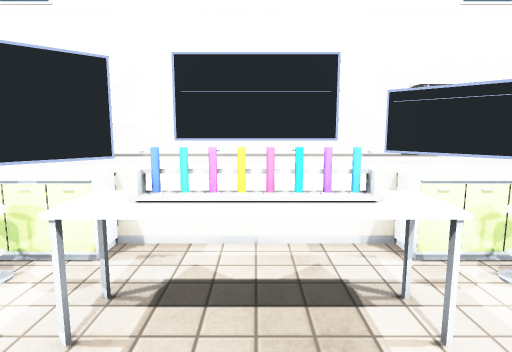
[1] (above)

12 first-person views from a walk through a scene from a Unity 3-D project. The camera is 1.4 m above the floor, tilts 8° down and sees 75° across. Doors are open. The floor is counted in squares, 0.5 m on a side. Each view is taken from the middle of a square. On the plan, view 1 faces up. The plan holds only what a view shows up to about 20 squares ahead; the rest is blank. The player is left out. Surface patterns are stand-ins for the level's own textures.

[2]
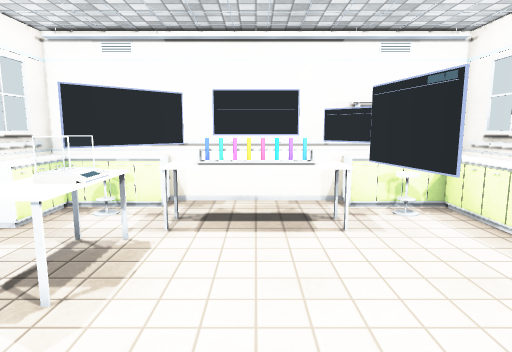

[3]
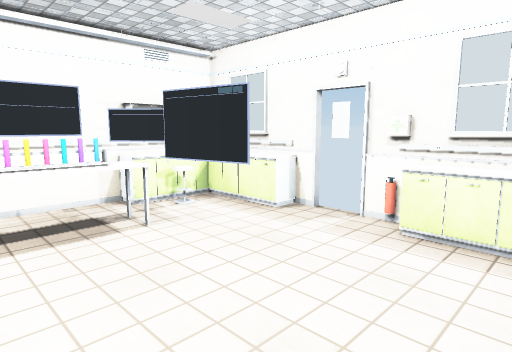

[4]
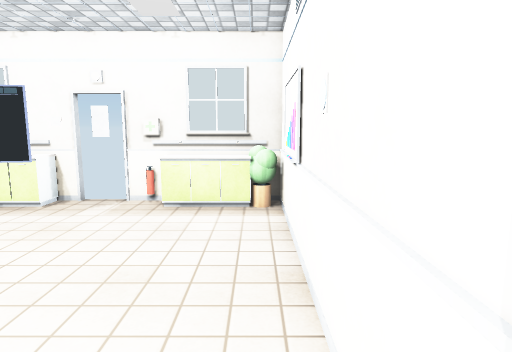

[5]
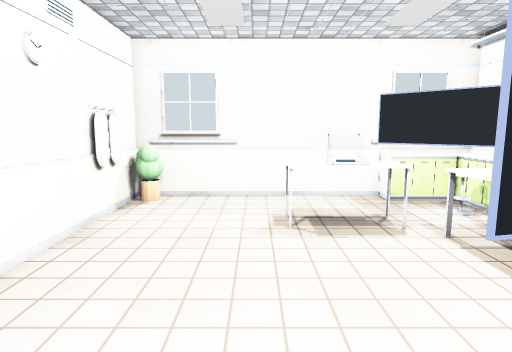

[6]
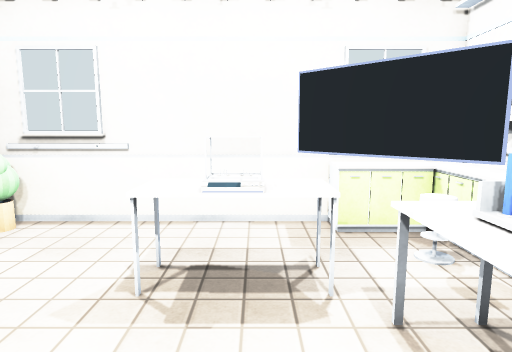

[7]
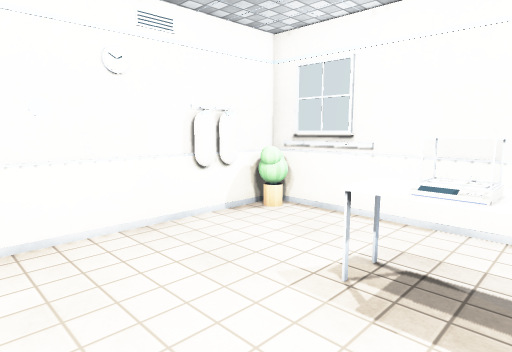

[8]
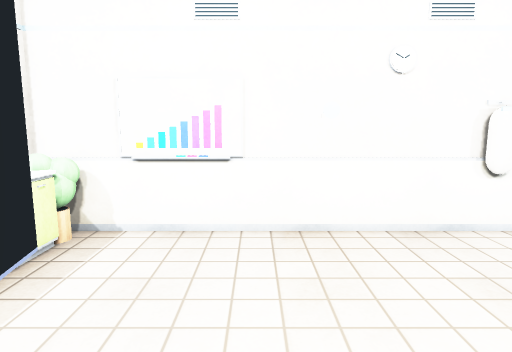

[9]
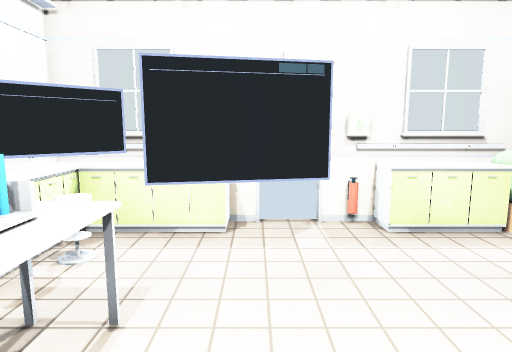

[10]
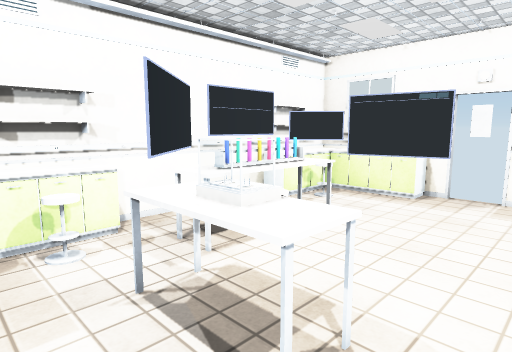

[11]
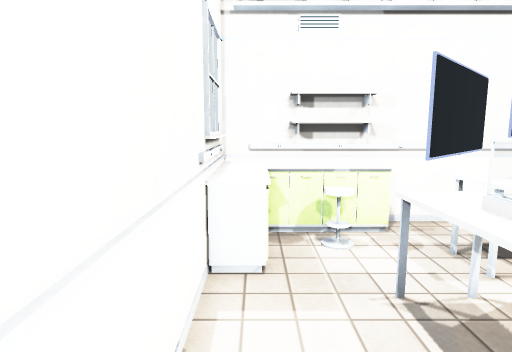

[12]
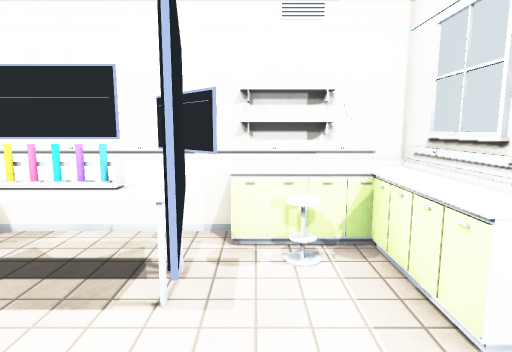

### Floor plan
Points are (right, up) in squares from view 1. A wall is a line through its corners. A room is listed if a view was taken in it or the views show most of it. See-through windows are left out.
Room 1 (views 1, 2, 3, 4, 5, 6, 7, 8, 9, 10, 11, 12)
walls: (8, 0.6) (8, 1.4); (8, 1.9) (8, 8) (-8, 8) (-8, -6) (8, -6) (8, 0.1); (7.8, 4) (7.8, 6.8); (-7.8, -2.4) (-7.8, -5); (7.8, -4.8) (7.8, -2.2); (-7.8, 6.9) (-7.8, 4.5)
ways out: open door at (8, 1)
objects: other object (-7, -5); other object (-7, 4) to (-7, 7); other object (-6, 7) to (-3, 7); other object (-5, 0) to (-3, 3); other object (-5, 6); other object (-4, 4); other object (-3, 4) to (-2, 5); other object (-2, 4) to (2, 5); other object (-1, 5) to (1, 5); other object (-1, 6) to (1, 6); other object (2, 4) to (3, 5); other object (3, 1) to (3, 3); other object (3, 7) to (6, 7); other object (5, 6); other object (7, -5); other object (7, -4) to (7, -2); other object (7, 3) to (7, 7); other object (8, -1)

Where each view was taken, in squares from view 1:
view 1: 0 up, 0 right, facing up
view 2: 5 down, 0 right, facing up
view 3: 5 down, 2 left, facing up-right
view 4: 5 down, 5 left, facing right
view 5: 1 down, 6 right, facing left
view 6: 2 up, 2 right, facing left
view 7: 3 up, 2 right, facing down-left
view 8: 3 up, 2 right, facing down
view 9: 2 up, 2 left, facing right
view 10: 2 down, 7 left, facing up-right
view 11: 2 down, 7 left, facing up
view 12: 1 down, 4 right, facing up
